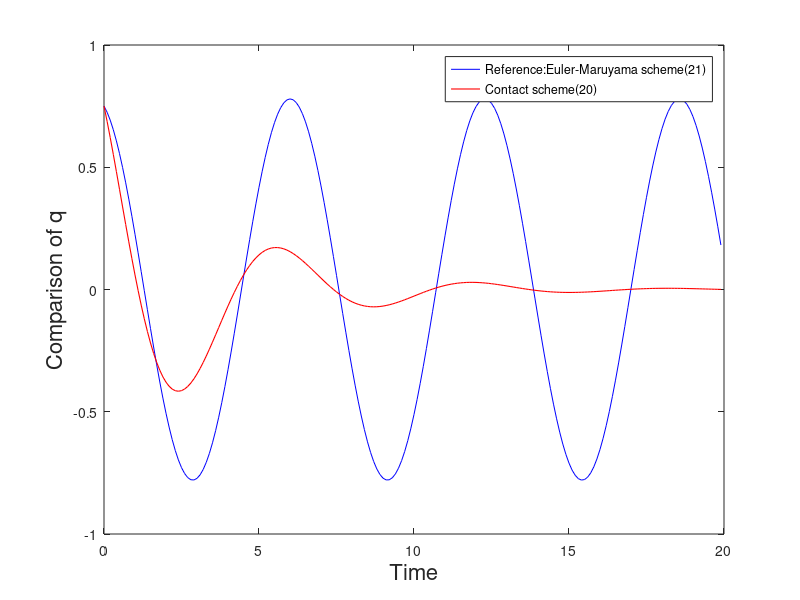
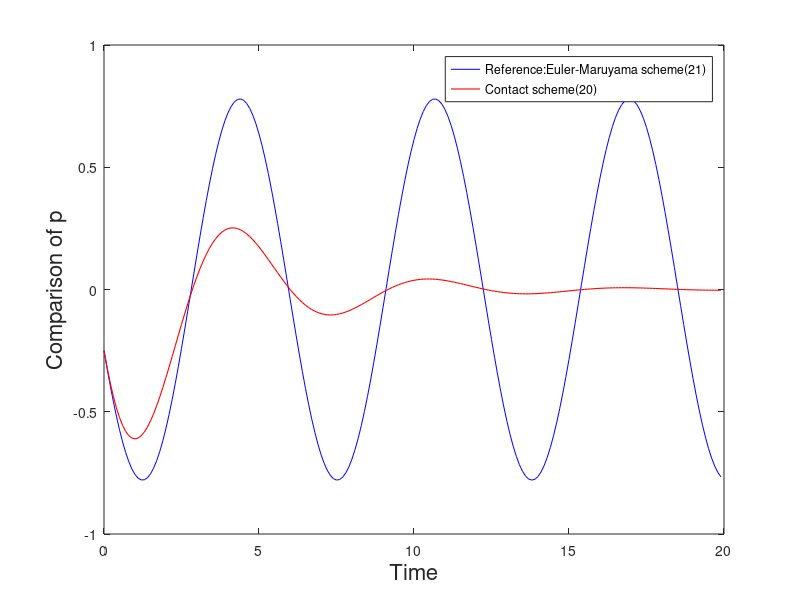
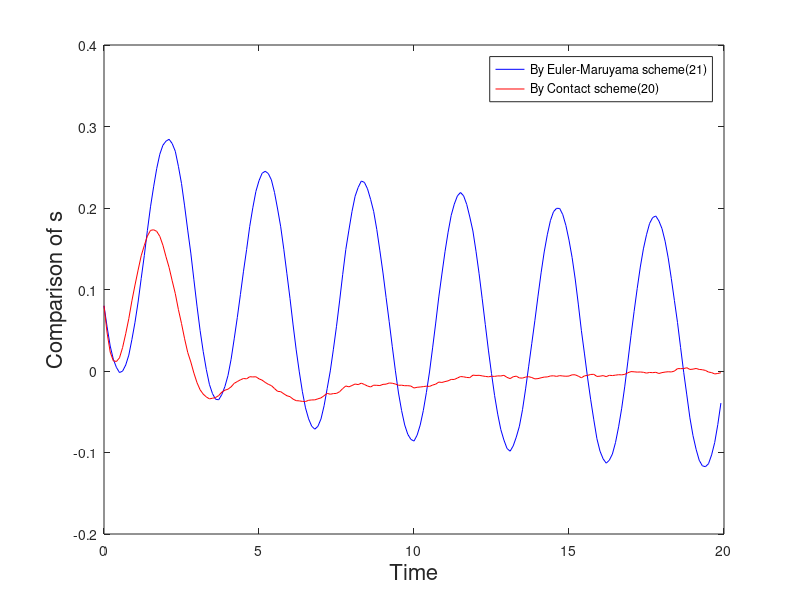
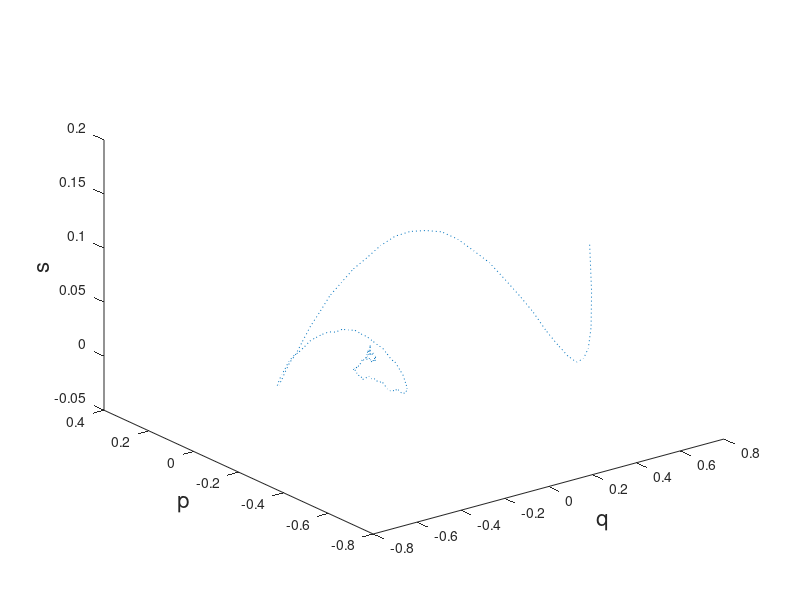

Reproduce these figures in MATLAB, in order.


randn('state',100)        
T=30;  N=200;  dt=0.1;  M=30;  

alpha=0.1;epsilon=0.02;

y=zeros(1,N);
t=zeros(1,N);
t(1,1)=0;
for i=2:N
    t(1,i)=t(1,i-1)+dt;
end


dW=zeros(M,N);
W=zeros(1,N);

dW=sqrt(dt)*randn(M,N);      
W(1,1)=dW(1,1);


 for i=2:N
     
        W(1,i)=W(1,i-1)+dW(1,i);
     
 end
dW1=zeros(1,N);
dW1=mean(dW,1);

x(1,1)=0.75;
y(1,1)=-0.25;
z(1,1)=0.08;


 for j=2:N     
     x(1,j)=x(1,j-1)+y(1,j-1)*dt;    
     y(1,j)=y(1,j-1)-x(1,j-1)*dt-alpha*y(1,j-1)*dt; 
     z(1,j)=z(1,j-1)+0.5*y(1,j-1)*y(1,j-1)*dt-0.5*x(1,j-1)*x(1,j-1)*dt-alpha*z(1,j-1)*dt-epsilon*dW1(1,j-1);
 end
 
 
x1=zeros(1,N);
y1=zeros(1,N);
z1=zeros(1,N);

x1(1,1)=0.75;
y1(1,1)=-0.25;
z1(1,1)=0.08;




 for j=2:N     
     x1(1,j)=x1(1,j-1)+dt*(1-dt*alpha)*y1(1,j-1)-0.5*dt*x1(1,j-1);    
     y1(1,j)=(1-dt*alpha)*y1(1,j-1)-0.5*x1(1,j-1)*dt-0.5*x1(1,j)*dt; 
     z1(1,j)=z1(1,j-1)+0.5*(x1(1,j)-x1(1,j-1))^2*1/dt-0.5*(x1(1,j-1)^2+x1(1,j)^2)*dt-alpha*z1(1,j-1)*dt-epsilon*dW1(1,j-1);
 end

 clear dW1;

plot(t,x,'-b');               
 xlabel('Time','FontSize',16)
 ylabel('Solutions','FontSize',16)
hold on

 plot(t,x1,'-r','LineWidth',0.8);
 xlabel('Time','FontSize',16)
 ylabel('Comparison of q','FontSize',16)
 legend('Reference:Euler-Maruyama scheme(21)','Contact scheme(20)') 
  hold on
  figure

%  
plot(t,y,'-b');               
 xlabel('Time','FontSize',16)
 ylabel('Solutions','FontSize',16)
hold on

 plot(t,y1,'-r','LineWidth',0.8);
 xlabel('Time','FontSize',16)
 ylabel('Comparison of p','FontSize',16)
 legend('Reference:Euler-Maruyama scheme(21)','Contact scheme(20)') 
  hold on
  figure

plot(t,z,'-b');                 
 xlabel('Time','FontSize',16)
hold on

  plot(t,z1,'-r','LineWidth',0.3);
  xlabel('Time','FontSize',16)
   ylabel('Comparison of s','FontSize',16)
 legend('By Euler-Maruyama scheme(21)','By Contact scheme(20)') 
  
 hold on
 figure
 
  plot3(x1,y1,z1,':');         
  xlabel('q','FontSize',16)
  ylabel('p','FontSize',16)
  zlabel('s','FontSize',16)
  hold on
  figure
                          
 z2=zeros(1,N);
 z3=zeros(1,N);
 z3(1,1)=1;
 for i=1:N
     z2(1,i)=z1(1,i)-y(1,i)*x(1,i);
 end
 plot(t,z2,'-r');                  
 xlabel('Time','FontSize',16)
ylabel('ds-pdq','FontSize',16)
hold on
figure
%                            
  for i=2:N
     z3(1,i)=z2(1,i)/z(1,i-1);
 end
 plot(t,z3,'-b');                  
 xlabel('Time','FontSize',16)
ylabel('lamda_j','FontSize',16)
hold on

                         
z4=zeros(1,N);
for i=1:N
    z4(1,i)=exp(-alpha*dt);
end
plot(t,z4,'-r');                  
 xlabel('Time','FontSize',16)
ylabel('conformal factor','FontSize',16)
 legend('By contact scheme','By continuous case') 
hold off

